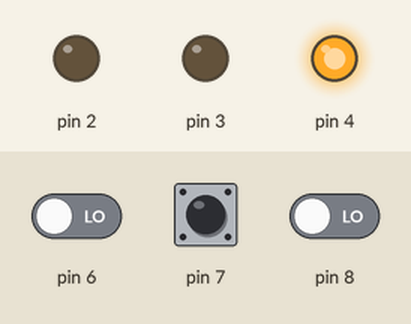
Recording of a sketch running on a simulated Arduino Uno, built with avr-gcc and run on an emulated ATmega328P. On the bench: output pins drawn as LEDs (lit = HIGH). Inputs (shaded band) come from the test bench; at power-on: pin 6 LOW, pin 7 LOW, pin 8 LOW.

Above: at 1.2 s.
1.3 s: pin 6 driven HIGH
At 2.5 s:
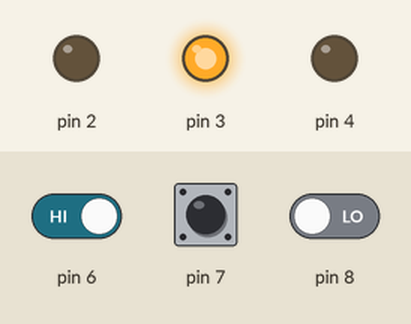
2.8 s: pin 7 pulsed HIGH 5 times (0.12 s each, 0.3 s apart)
At 4.4 s:
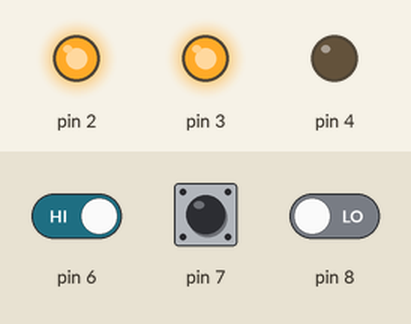
Timing chart, 0 to 5.9 s (numbered marks = the images above; inputs shaded):
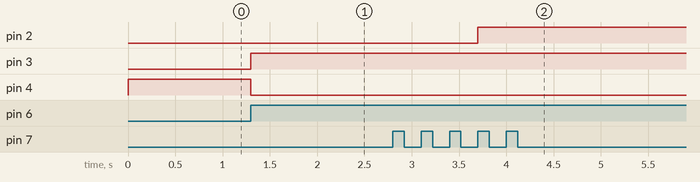

Measured:
- after the input at 1.3 s, pin 3: LOW → HIGH at once; pin 4: HIGH → LOW at once
- after the input at 2.8 s, pin 2: LOW → HIGH after 0.90 s

The sketch:

aufgabe3.ino
```cpp
int startWert = -8;
bool lightA = false;
bool lightB = false;
bool lightC = false;
bool lightGate1 = false;
bool lightGate2 = false;
bool lightGate3 = false;

void setup() {
    pinMode( 4 , OUTPUT);
    pinMode( 3, OUTPUT);
    pinMode(2, OUTPUT);
    pinMode(8, INPUT);
    pinMode(7, INPUT);
    pinMode(6, INPUT);
}
int add(int x) {
    return  x + x;
}
int mul(int x) {
    return x*0.5;
}
int neg(int x) {
    return x * -1;
}
void loop(){

    if (lightGate1 != digitalRead(8) && !lightGate1){
         startWert = add(startWert);
    }
    if (lightGate2 != digitalRead(7) && !lightGate2) {
       startWert = mul(startWert);
    }
    if (lightGate3 != digitalRead(6) && !lightGate3) {
        startWert = neg(startWert);
    }
    lightGate1 = digitalRead(8);
    lightGate2 = digitalRead(7);
    lightGate3 = digitalRead(6);

    setLights();
}
void setLights() {
if (startWert < 0) {
    digitalWrite(4, HIGH);
  }
  else {
    digitalWrite(4, LOW);
  }
  if (startWert >= 0) {
    digitalWrite(3, HIGH);
  }
  else {
    digitalWrite(3, LOW);
  }
  if (startWert % 5 == 0) {
    digitalWrite(2, HIGH);
  }
  else {
    digitalWrite(2, LOW);
  }
}
```
